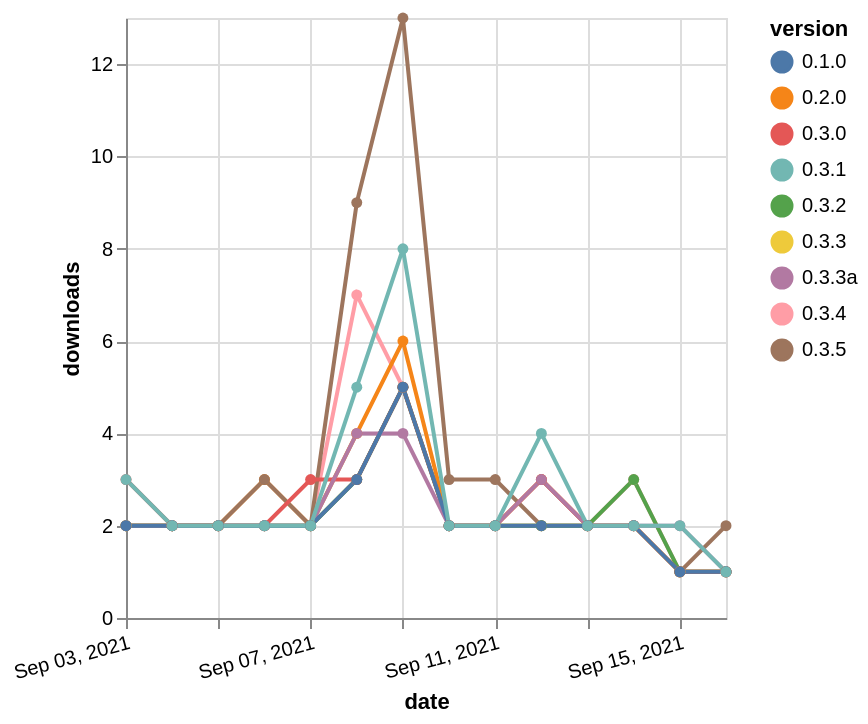

Write the Vega-Lite specification saved for this chart.
### Vega-Lite specification from a JSON file in a GitHub repository (floating-point values rounded to 4 significant figures)
{"$schema": "https://vega.github.io/schema/vega-lite/v5.json", "description": "A simple bar chart with embedded data.", "data": {"values": [{"date": "2021-09-03", "total": 2108, "delta": 2, "version": "0.3.4"}, {"date": "2021-09-04", "total": 2110, "delta": 2, "version": "0.3.4"}, {"date": "2021-09-05", "total": 2112, "delta": 2, "version": "0.3.4"}, {"date": "2021-09-06", "total": 2114, "delta": 2, "version": "0.3.4"}, {"date": "2021-09-07", "total": 2116, "delta": 2, "version": "0.3.4"}, {"date": "2021-09-08", "total": 2123, "delta": 7, "version": "0.3.4"}, {"date": "2021-09-09", "total": 2128, "delta": 5, "version": "0.3.4"}, {"date": "2021-09-10", "total": 2130, "delta": 2, "version": "0.3.4"}, {"date": "2021-09-11", "total": 2132, "delta": 2, "version": "0.3.4"}, {"date": "2021-09-12", "total": 2134, "delta": 2, "version": "0.3.4"}, {"date": "2021-09-13", "total": 2136, "delta": 2, "version": "0.3.4"}, {"date": "2021-09-14", "total": 2139, "delta": 3, "version": "0.3.4"}, {"date": "2021-09-15", "total": 2140, "delta": 1, "version": "0.3.4"}, {"date": "2021-09-16", "total": 2141, "delta": 1, "version": "0.3.4"}, {"date": "2021-09-03", "total": 2393, "delta": 2, "version": "0.2.0"}, {"date": "2021-09-04", "total": 2395, "delta": 2, "version": "0.2.0"}, {"date": "2021-09-05", "total": 2397, "delta": 2, "version": "0.2.0"}, {"date": "2021-09-06", "total": 2400, "delta": 3, "version": "0.2.0"}, {"date": "2021-09-07", "total": 2402, "delta": 2, "version": "0.2.0"}, {"date": "2021-09-08", "total": 2406, "delta": 4, "version": "0.2.0"}, {"date": "2021-09-09", "total": 2412, "delta": 6, "version": "0.2.0"}, {"date": "2021-09-10", "total": 2414, "delta": 2, "version": "0.2.0"}, {"date": "2021-09-11", "total": 2416, "delta": 2, "version": "0.2.0"}, {"date": "2021-09-12", "total": 2419, "delta": 3, "version": "0.2.0"}, {"date": "2021-09-13", "total": 2421, "delta": 2, "version": "0.2.0"}, {"date": "2021-09-14", "total": 2423, "delta": 2, "version": "0.2.0"}, {"date": "2021-09-15", "total": 2424, "delta": 1, "version": "0.2.0"}, {"date": "2021-09-16", "total": 2425, "delta": 1, "version": "0.2.0"}, {"date": "2021-09-03", "total": 2236, "delta": 2, "version": "0.3.5"}, {"date": "2021-09-04", "total": 2238, "delta": 2, "version": "0.3.5"}, {"date": "2021-09-05", "total": 2240, "delta": 2, "version": "0.3.5"}, {"date": "2021-09-06", "total": 2243, "delta": 3, "version": "0.3.5"}, {"date": "2021-09-07", "total": 2245, "delta": 2, "version": "0.3.5"}, {"date": "2021-09-08", "total": 2254, "delta": 9, "version": "0.3.5"}, {"date": "2021-09-09", "total": 2267, "delta": 13, "version": "0.3.5"}, {"date": "2021-09-10", "total": 2270, "delta": 3, "version": "0.3.5"}, {"date": "2021-09-11", "total": 2273, "delta": 3, "version": "0.3.5"}, {"date": "2021-09-12", "total": 2275, "delta": 2, "version": "0.3.5"}, {"date": "2021-09-13", "total": 2277, "delta": 2, "version": "0.3.5"}, {"date": "2021-09-14", "total": 2279, "delta": 2, "version": "0.3.5"}, {"date": "2021-09-15", "total": 2280, "delta": 1, "version": "0.3.5"}, {"date": "2021-09-16", "total": 2282, "delta": 2, "version": "0.3.5"}, {"date": "2021-09-03", "total": 1994, "delta": 2, "version": "0.3.3"}, {"date": "2021-09-04", "total": 1996, "delta": 2, "version": "0.3.3"}, {"date": "2021-09-05", "total": 1998, "delta": 2, "version": "0.3.3"}, {"date": "2021-09-06", "total": 2000, "delta": 2, "version": "0.3.3"}, {"date": "2021-09-07", "total": 2002, "delta": 2, "version": "0.3.3"}, {"date": "2021-09-08", "total": 2005, "delta": 3, "version": "0.3.3"}, {"date": "2021-09-09", "total": 2010, "delta": 5, "version": "0.3.3"}, {"date": "2021-09-10", "total": 2012, "delta": 2, "version": "0.3.3"}, {"date": "2021-09-11", "total": 2014, "delta": 2, "version": "0.3.3"}, {"date": "2021-09-12", "total": 2016, "delta": 2, "version": "0.3.3"}, {"date": "2021-09-13", "total": 2018, "delta": 2, "version": "0.3.3"}, {"date": "2021-09-14", "total": 2020, "delta": 2, "version": "0.3.3"}, {"date": "2021-09-15", "total": 2021, "delta": 1, "version": "0.3.3"}, {"date": "2021-09-16", "total": 2022, "delta": 1, "version": "0.3.3"}, {"date": "2021-09-03", "total": 2049, "delta": 2, "version": "0.3.2"}, {"date": "2021-09-04", "total": 2051, "delta": 2, "version": "0.3.2"}, {"date": "2021-09-05", "total": 2053, "delta": 2, "version": "0.3.2"}, {"date": "2021-09-06", "total": 2055, "delta": 2, "version": "0.3.2"}, {"date": "2021-09-07", "total": 2057, "delta": 2, "version": "0.3.2"}, {"date": "2021-09-08", "total": 2060, "delta": 3, "version": "0.3.2"}, {"date": "2021-09-09", "total": 2065, "delta": 5, "version": "0.3.2"}, {"date": "2021-09-10", "total": 2067, "delta": 2, "version": "0.3.2"}, {"date": "2021-09-11", "total": 2069, "delta": 2, "version": "0.3.2"}, {"date": "2021-09-12", "total": 2071, "delta": 2, "version": "0.3.2"}, {"date": "2021-09-13", "total": 2073, "delta": 2, "version": "0.3.2"}, {"date": "2021-09-14", "total": 2076, "delta": 3, "version": "0.3.2"}, {"date": "2021-09-15", "total": 2077, "delta": 1, "version": "0.3.2"}, {"date": "2021-09-16", "total": 2078, "delta": 1, "version": "0.3.2"}, {"date": "2021-09-03", "total": 2125, "delta": 3, "version": "0.3.0"}, {"date": "2021-09-04", "total": 2127, "delta": 2, "version": "0.3.0"}, {"date": "2021-09-05", "total": 2129, "delta": 2, "version": "0.3.0"}, {"date": "2021-09-06", "total": 2131, "delta": 2, "version": "0.3.0"}, {"date": "2021-09-07", "total": 2134, "delta": 3, "version": "0.3.0"}, {"date": "2021-09-08", "total": 2137, "delta": 3, "version": "0.3.0"}, {"date": "2021-09-09", "total": 2142, "delta": 5, "version": "0.3.0"}, {"date": "2021-09-10", "total": 2144, "delta": 2, "version": "0.3.0"}, {"date": "2021-09-11", "total": 2146, "delta": 2, "version": "0.3.0"}, {"date": "2021-09-12", "total": 2149, "delta": 3, "version": "0.3.0"}, {"date": "2021-09-13", "total": 2151, "delta": 2, "version": "0.3.0"}, {"date": "2021-09-14", "total": 2153, "delta": 2, "version": "0.3.0"}, {"date": "2021-09-15", "total": 2154, "delta": 1, "version": "0.3.0"}, {"date": "2021-09-16", "total": 2155, "delta": 1, "version": "0.3.0"}, {"date": "2021-09-03", "total": 1870, "delta": 2, "version": "0.3.3a"}, {"date": "2021-09-04", "total": 1872, "delta": 2, "version": "0.3.3a"}, {"date": "2021-09-05", "total": 1874, "delta": 2, "version": "0.3.3a"}, {"date": "2021-09-06", "total": 1876, "delta": 2, "version": "0.3.3a"}, {"date": "2021-09-07", "total": 1878, "delta": 2, "version": "0.3.3a"}, {"date": "2021-09-08", "total": 1882, "delta": 4, "version": "0.3.3a"}, {"date": "2021-09-09", "total": 1886, "delta": 4, "version": "0.3.3a"}, {"date": "2021-09-10", "total": 1888, "delta": 2, "version": "0.3.3a"}, {"date": "2021-09-11", "total": 1890, "delta": 2, "version": "0.3.3a"}, {"date": "2021-09-12", "total": 1893, "delta": 3, "version": "0.3.3a"}, {"date": "2021-09-13", "total": 1895, "delta": 2, "version": "0.3.3a"}, {"date": "2021-09-14", "total": 1897, "delta": 2, "version": "0.3.3a"}, {"date": "2021-09-15", "total": 1899, "delta": 2, "version": "0.3.3a"}, {"date": "2021-09-16", "total": 1900, "delta": 1, "version": "0.3.3a"}, {"date": "2021-09-03", "total": 2198, "delta": 2, "version": "0.1.0"}, {"date": "2021-09-04", "total": 2200, "delta": 2, "version": "0.1.0"}, {"date": "2021-09-05", "total": 2202, "delta": 2, "version": "0.1.0"}, {"date": "2021-09-06", "total": 2204, "delta": 2, "version": "0.1.0"}, {"date": "2021-09-07", "total": 2206, "delta": 2, "version": "0.1.0"}, {"date": "2021-09-08", "total": 2209, "delta": 3, "version": "0.1.0"}, {"date": "2021-09-09", "total": 2214, "delta": 5, "version": "0.1.0"}, {"date": "2021-09-10", "total": 2216, "delta": 2, "version": "0.1.0"}, {"date": "2021-09-11", "total": 2218, "delta": 2, "version": "0.1.0"}, {"date": "2021-09-12", "total": 2220, "delta": 2, "version": "0.1.0"}, {"date": "2021-09-13", "total": 2222, "delta": 2, "version": "0.1.0"}, {"date": "2021-09-14", "total": 2224, "delta": 2, "version": "0.1.0"}, {"date": "2021-09-15", "total": 2225, "delta": 1, "version": "0.1.0"}, {"date": "2021-09-16", "total": 2226, "delta": 1, "version": "0.1.0"}, {"date": "2021-09-03", "total": 2431, "delta": 3, "version": "0.3.1"}, {"date": "2021-09-04", "total": 2433, "delta": 2, "version": "0.3.1"}, {"date": "2021-09-05", "total": 2435, "delta": 2, "version": "0.3.1"}, {"date": "2021-09-06", "total": 2437, "delta": 2, "version": "0.3.1"}, {"date": "2021-09-07", "total": 2439, "delta": 2, "version": "0.3.1"}, {"date": "2021-09-08", "total": 2444, "delta": 5, "version": "0.3.1"}, {"date": "2021-09-09", "total": 2452, "delta": 8, "version": "0.3.1"}, {"date": "2021-09-10", "total": 2454, "delta": 2, "version": "0.3.1"}, {"date": "2021-09-11", "total": 2456, "delta": 2, "version": "0.3.1"}, {"date": "2021-09-12", "total": 2460, "delta": 4, "version": "0.3.1"}, {"date": "2021-09-13", "total": 2462, "delta": 2, "version": "0.3.1"}, {"date": "2021-09-14", "total": 2464, "delta": 2, "version": "0.3.1"}, {"date": "2021-09-15", "total": 2466, "delta": 2, "version": "0.3.1"}, {"date": "2021-09-16", "total": 2467, "delta": 1, "version": "0.3.1"}]}, "width": "container", "mark": {"type": "line", "point": {"filled": true}}, "encoding": {"x": {"field": "date", "type": "temporal", "timeUnit": "yearmonthdate", "title": "date", "axis": {"labelAngle": -15}}, "y": {"field": "delta", "type": "quantitative", "title": "downloads"}, "color": {"field": "version", "type": "nominal"}, "tooltip": {"field": "delta"}}}
